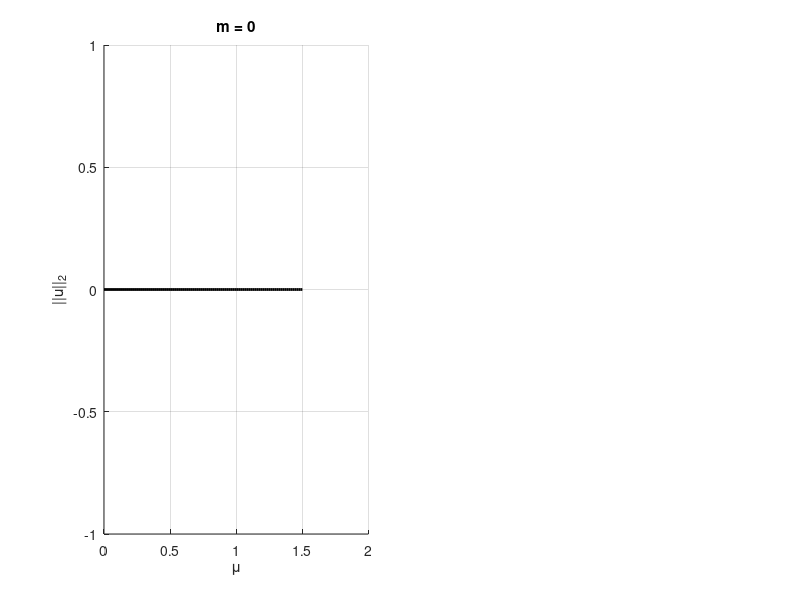
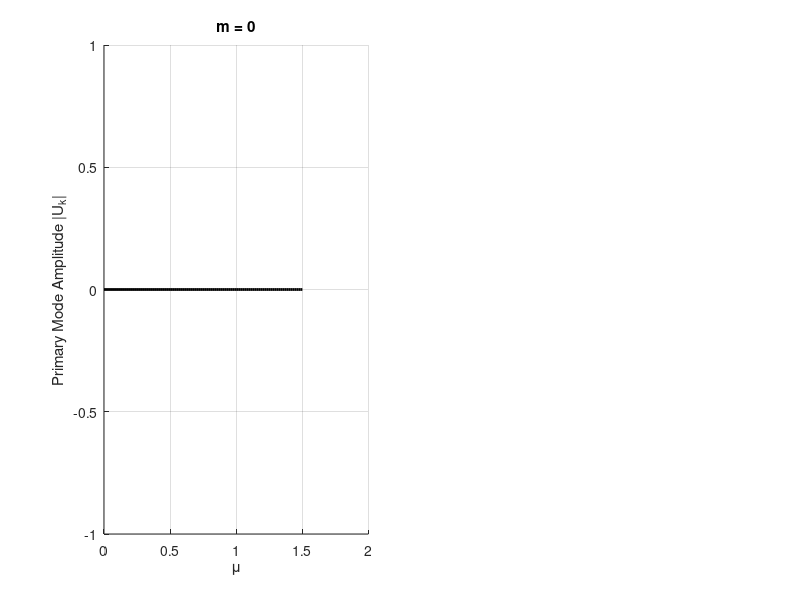

These charts were generated, in order, by the following MATLAB code: (Note: this script raises an error after producing the figures.)
clc; clear; close all;

% ------------------------------------------------------------------------------------------
% ------------------------------------------------------------------------------------------

%% Description
% Computes the stationary (\epsilon = 0) bifurcation structure of the 
% 1D Cahn-Hilliard equation using Galerkin projection.
% 
% Fixed L, varying \mu.
% Solves for equilibria using Amplitude Continuation, utilizing a custom 
% Newton-Raphson solver to entirely bypass the Optimization Toolbox.

% ------------------------------------------------------------------------------------------
% ------------------------------------------------------------------------------------------

%% Parameters
L = 10;
K = -5:5;
Nmodes = length(K);
Kmax = max(K);
index_of = @(k) find(K==k);
m = 0.5;

% Amplitude stepping parameters
A_steps = 100;
A_max = 1.2;
A_vec = linspace(0.01, A_max, A_steps);

%% Build cubic interaction tensor
C = zeros(Nmodes,Nmodes,Nmodes,Nmodes);
for kk = 1:Nmodes
    for mm = 1:Nmodes
        for nn = 1:Nmodes
            for pp = 1:Nmodes
                if K(mm)+K(nn)+K(pp) == K(kk)
                    C(kk,mm,nn,pp) = 1;
                end
            end
        end
    end
end

%% Run Continuation for two masses
masses = [0, m];
titles = {'m = 0', sprintf('m = %.3f', m)};

fig1 = figure('Position', [100, 100, 1200, 500], 'Name', 'Bifurcation Diagram: L2 Norm');
fig2 = figure('Position', [100, 650, 1200, 500], 'Name', 'Bifurcation Diagram: Amplitudes');

colors = lines(Kmax);

for m_idx = 1:length(masses)
    m = masses(m_idx);
    
    % Prepare plots
    figure(fig1); subplot(1, 2, m_idx); hold on; grid on;
    xlabel('\mu'); ylabel('||u||_2');
    title(titles{m_idx});
    
    figure(fig2); subplot(1, 2, m_idx); hold on; grid on;
    xlabel('\mu'); ylabel('Primary Mode Amplitude |U_k|');
    title(titles{m_idx});
    
    % Plot trivial branch (u = m)
    mu_plot = linspace(0, 1.5, 100);
    L2_trivial = abs(m) * ones(size(mu_plot));
    
    figure(fig1); plot(mu_plot, L2_trivial, 'k-', 'LineWidth', 2, 'DisplayName', 'Trivial Branch');
    figure(fig2); plot(mu_plot, zeros(size(mu_plot)), 'k-', 'LineWidth', 2, 'DisplayName', 'Trivial Branch');
    
    % Trace branches for the first 4 modes
    for k_target = 1:4
        
        mu_branch = zeros(A_steps, 1);
        L2_branch = zeros(A_steps, 1);
        
        % Initial guess: mu = critical mu, all other mode amplitudes = 0
        mu_crit = 3*m^2 + (k_target/L)^2;
        vars0 = zeros(Kmax, 1);
        vars0(k_target) = mu_crit; 
        
        % Step through amplitudes
        for a_idx = 1:A_steps
            A = A_vec(a_idx);
            
            % Use our custom base-MATLAB Newton solver instead of fsolve
            target_fun = @(v) stationary_rhs(v, A, k_target, m, L, K, C);
            [vars, success] = newton_solve(target_fun, vars0);
            
            if ~success
                fprintf('Warning: Newton solver failed to converge at A = %.3f for mode %d\n', A, k_target);
            end
            
            % Extract results
            mu_branch(a_idx) = vars(k_target);
            
            % Reconstruct full U vector to compute L2 norm
            U = zeros(Nmodes, 1);
            U(index_of(0)) = m;
            for j = 1:Kmax
                if j == k_target
                    U(index_of(j)) = A; U(index_of(-j)) = A;
                else
                    U(index_of(j)) = vars(j); U(index_of(-j)) = vars(j);
                end
            end
            
            % L2 norm is exactly the norm of the Fourier coefficients
            L2_branch(a_idx) = sqrt(sum(abs(U).^2));
            
            % Update guess for next amplitude step to ensure smooth continuation
            vars0 = vars;
        end
        
        % Plot the branch
        figure(fig1);
        plot(mu_branch, L2_branch, 'Color', colors(k_target,:), 'LineWidth', 2, ...
             'DisplayName', sprintf('Mode k = %d', k_target));
         
        % Plot theoretical bifurcation point
        plot(mu_crit, abs(m), 'o', 'MarkerFaceColor', colors(k_target,:), ...
             'MarkerEdgeColor', 'k', 'MarkerSize', 8, 'HandleVisibility','off');
         
        figure(fig2);
        plot(mu_branch, A_vec, 'Color', colors(k_target,:), 'LineWidth', 2, ...
             'DisplayName', sprintf('Mode k = %d', k_target));
        plot(mu_crit, 0, 'o', 'MarkerFaceColor', colors(k_target,:), ...
             'MarkerEdgeColor', 'k', 'MarkerSize', 8, 'HandleVisibility','off');
    end
    
    figure(fig1); xlim([0, 1.5]); legend('Location', 'northwest');
    figure(fig2); xlim([0, 1.5]); legend('Location', 'northwest');
end

%% Helper Function: Evaluates the stationary Galerkin RHS
function F = stationary_rhs(vars, A, k_target, m, L, K, C)
    Kmax = max(K);
    Nmodes = length(K);
    
    U = zeros(Nmodes, 1);
    idx_zero = find(K==0);
    U(idx_zero) = m;
    
    mu = 0;
    for j = 1:Kmax
        idx_pos = find(K==j);
        idx_neg = find(K==-j);
        if j == k_target
            U(idx_pos) = A;
            U(idx_neg) = A;
            mu = vars(j);
        else
            U(idx_pos) = vars(j);
            U(idx_neg) = vars(j);
        end
    end
    
    F = zeros(Kmax, 1);
    for j = 1:Kmax
        idx_j = find(K==j);
        nonlinear = 0;
        for mm = 1:Nmodes
            for nn = 1:Nmodes
                for pp = 1:Nmodes
                    if C(idx_j, mm, nn, pp)
                        nonlinear = nonlinear + U(mm)*U(nn)*U(pp);
                    end
                end
            end
        end
        F(j) = (mu - j^2/L^2) * U(idx_j) - nonlinear;
    end
end

%% Custom Newton-Raphson Solver (Replaces fsolve)
function [x, success] = newton_solve(fun, x0)
    % A simple implementation of Newton's method with a numerical Jacobian
    max_iter = 50;
    tol = 1e-10;
    dx = 1e-6; % Step size for numerical derivative
    
    x = x0;
    n = length(x);
    success = false;
    
    for iter = 1:max_iter
        F = fun(x);
        
        % Check for convergence
        if norm(F) < tol
            success = true;
            break;
        end
        
        % Approximate Jacobian matrix numerically
        J = zeros(n, n);
        for j = 1:n
            x_step = x;
            x_step(j) = x_step(j) + dx;
            F_step = fun(x_step);
            J(:, j) = (F_step - F) / dx;
        end
        
        % Solve for the Newton step (J * step = F) and update
        % Using the pseudo-inverse/backslash operator
        step = J \ F;
        x = x - step;
    end
end
